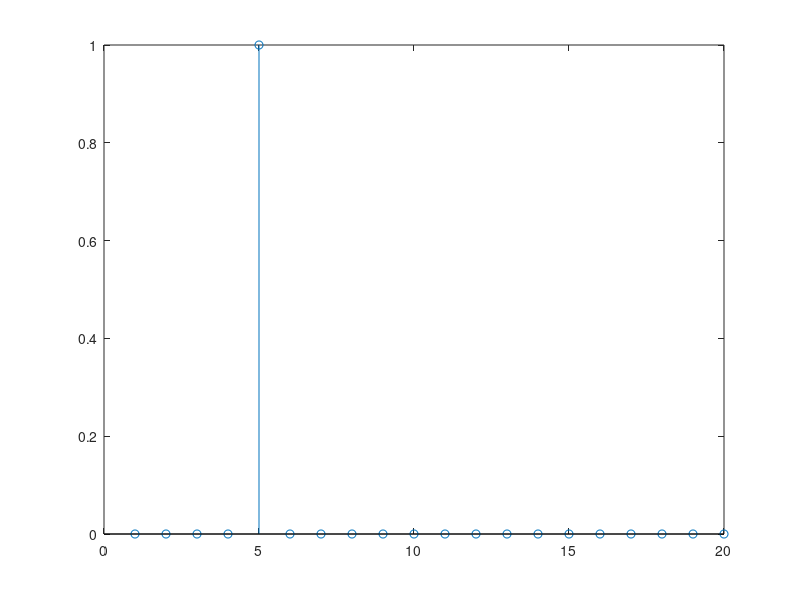
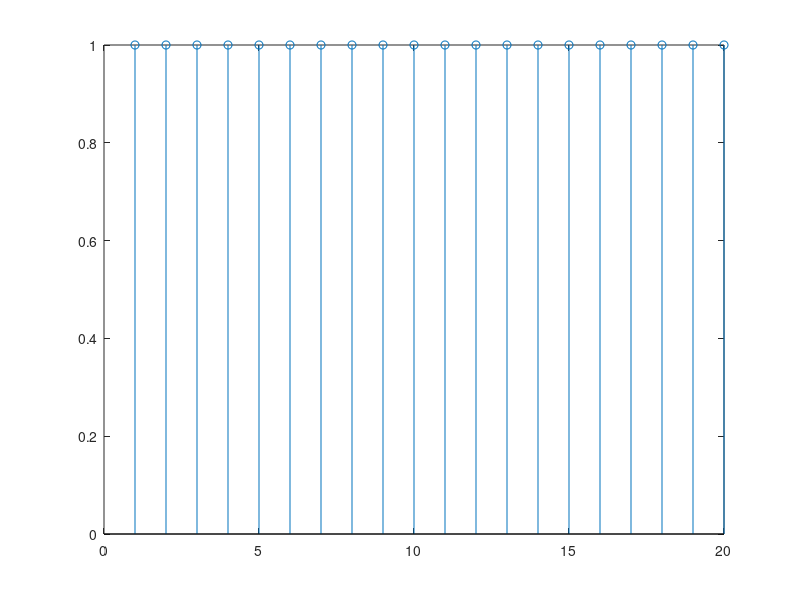
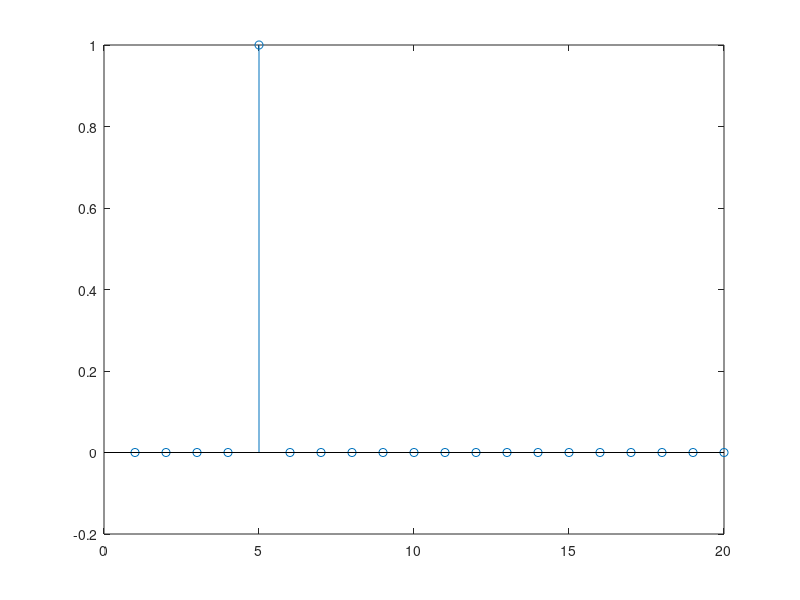

Reproduce these figures in MATLAB, in order.
W4 = fft(eye(4));
W4_1 = dftmtx(4);
W4 - W4_1; W4i = inv(W4); W4ii = conj(W4)/4;
W4ii - W4i;
(W4^4)/16;
eig(W4);
z = transpose([0 1 -3 4]);
Fz = W4 * z;
Fz1 = fft(z);
Fz - Fz1;
fft(Fz/4); ifft(fft(z)) - W4i*fft(z);
delta = zeros(1,20);
delta(1) = 1; sp = fft(delta); stem(sp);
R5delta = zeros(1,20);
R5delta(5) = 1;
stem(R5delta); figure(2);
fR5delta = fft(R5delta);
asp2 = abs(fR5delta);
stem(asp2); 
isp2 = angle(fR5delta);
R5delta_reconstruct = ifft(asp2.*exp(i*isp2));  %ifft(|z|*exp(i*phase))
figure(3);
stem(R5delta_reconstruct);